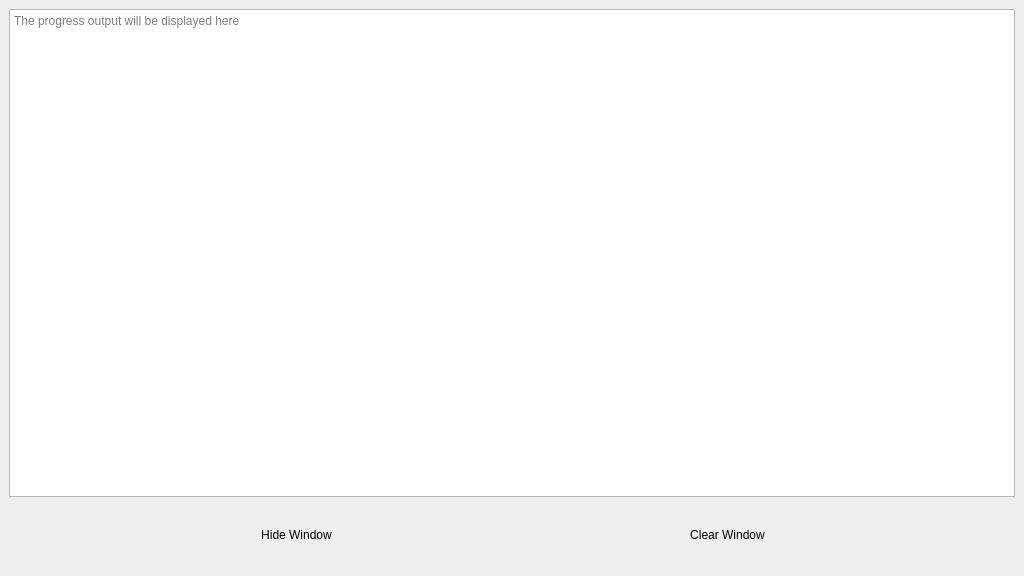
<?xml version="1.0" encoding="UTF-8"?>
<ui version="4.0">
 <class>MainWindow</class>
 <widget class="QMainWindow" name="MainWindow">
  <property name="geometry">
   <rect>
    <x>0</x>
    <y>0</y>
    <width>1024</width>
    <height>576</height>
   </rect>
  </property>
  <property name="sizePolicy">
   <sizepolicy hsizetype="Fixed" vsizetype="Fixed">
    <horstretch>0</horstretch>
    <verstretch>0</verstretch>
   </sizepolicy>
  </property>
  <property name="minimumSize">
   <size>
    <width>1024</width>
    <height>576</height>
   </size>
  </property>
  <property name="windowTitle">
   <string>Sisyphus : Progress Window</string>
  </property>
  <property name="windowIcon">
   <iconset>
    <normaloff>../icon/sisyphus.png</normaloff>../icon/sisyphus.png</iconset>
  </property>
  <widget class="QWidget" name="mainLayout">
   <layout class="QGridLayout" name="gridLayout">
    <item row="0" column="0">
     <widget class="QPlainTextEdit" name="progressBox">
      <property name="frameShape">
       <enum>QFrame::StyledPanel</enum>
      </property>
      <property name="frameShadow">
       <enum>QFrame::Sunken</enum>
      </property>
      <property name="textInteractionFlags">
       <set>Qt::TextSelectableByMouse</set>
      </property>
      <property name="placeholderText">
       <string>The progress output will be displayed here</string>
      </property>
     </widget>
    </item>
    <item row="1" column="0">
     <layout class="QHBoxLayout" name="ActionLayout">
      <item>
       <widget class="QToolButton" name="hideButton">
        <property name="minimumSize">
         <size>
          <width>275</width>
          <height>64</height>
         </size>
        </property>
        <property name="text">
         <string>Hide Window</string>
        </property>
        <property name="icon">
         <iconset>
          <normaloff>../icon/progress.png</normaloff>../icon/progress.png</iconset>
        </property>
        <property name="iconSize">
         <size>
          <width>30</width>
          <height>30</height>
         </size>
        </property>
        <property name="toolButtonStyle">
         <enum>Qt::ToolButtonTextUnderIcon</enum>
        </property>
        <property name="autoRaise">
         <bool>true</bool>
        </property>
        <property name="arrowType">
         <enum>Qt::NoArrow</enum>
        </property>
       </widget>
      </item>
      <item>
       <widget class="QToolButton" name="clearButton">
        <property name="minimumSize">
         <size>
          <width>275</width>
          <height>64</height>
         </size>
        </property>
        <property name="text">
         <string>Clear Window</string>
        </property>
        <property name="icon">
         <iconset>
          <normaloff>../icon/orphans.png</normaloff>../icon/orphans.png</iconset>
        </property>
        <property name="iconSize">
         <size>
          <width>30</width>
          <height>30</height>
         </size>
        </property>
        <property name="toolButtonStyle">
         <enum>Qt::ToolButtonTextUnderIcon</enum>
        </property>
        <property name="autoRaise">
         <bool>true</bool>
        </property>
       </widget>
      </item>
     </layout>
    </item>
   </layout>
  </widget>
 </widget>
 <tabstops>
  <tabstop>progressBox</tabstop>
 </tabstops>
 <resources/>
 <connections/>
</ui>
